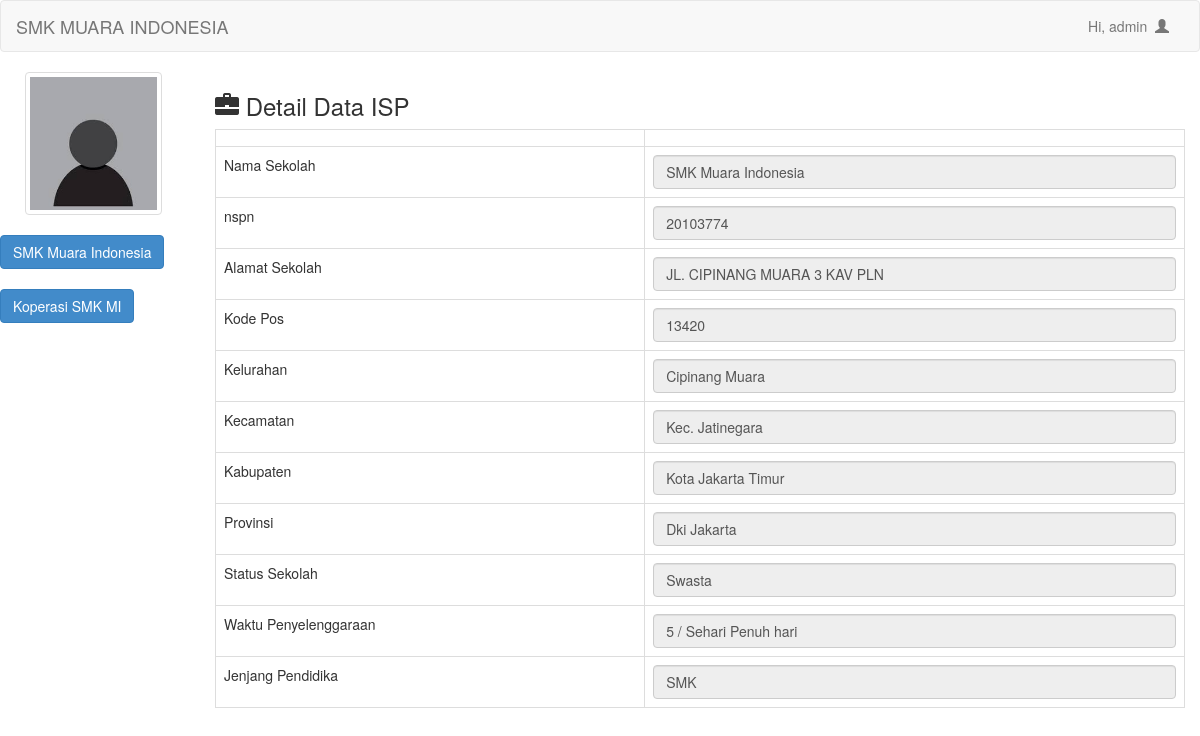
The page /base/admin/isp.php (signed in) on the database its author committed.
### tables this page shows
CREATE TABLE `r_admin` (
  `id` int(11) NOT NULL,
  `username` text NOT NULL,
  `password` text NOT NULL,
  `nama` text NOT NULL
);

CREATE TABLE `db_isp` (
  `id` int(11) NOT NULL,
  `namasekolah` text NOT NULL,
  `nspn` text NOT NULL,
  `alamat` text NOT NULL,
  `kode_pos` text NOT NULL,
  `kelurahan` text NOT NULL,
  `kecamatan` text NOT NULL,
  `kabupaten` text NOT NULL,
  `provinsi` text NOT NULL,
  `status_sekolah` text NOT NULL,
  `waktu_penyelenggaraan` text NOT NULL,
  `jenjang_pendidikan` text NOT NULL
);

### base/admin/isp.php (the view)
<?php
include "koneksi.php";
include "header.php";
?>
<h3><span class="glyphicon glyphicon-briefcase"></span>  Detail Data ISP</h3>
<?php
    $sId = mysqli_query($conn, "SELECT * FROM db_isp");
    while($db = mysqli_fetch_array($sId)){
        ?>
        <table class="table table-hover table-bordered">
            <tr>
                <td></td>
                <td><input type="hidden" class="form-control" value="<?php echo $db['id'];?>" readonly></td>
            </tr>
            <tr>
                <td>Nama Sekolah</td>
                <td><input type="text" class="form-control" value="<?php echo $db['namasekolah'];?>" readonly></td>
            </tr>
            <tr>
                <td>nspn</td>
                <td><input type="text" class="form-control" value="<?php echo $db['nspn'];?>" readonly></td>
            </tr>
            <tr>
                <td>Alamat Sekolah</td>
                <td><input type="text" class="form-control" value="<?php echo $db['alamat'];?>" readonly></td>
            </tr>
            <tr>
                <td>Kode Pos</td>
                <td><input type="text" class="form-control" value="<?php echo $db['kode_pos'];?>" readonly></td>
            </tr>
            <tr>
                <td>Kelurahan</td>
                <td><input type="text" class="form-control" value="<?php echo $db['kelurahan'];?>" readonly></td>
            </tr>
            <tr>
                <td>Kecamatan</td>
                <td><input type="text" class="form-control" value="<?php echo $db['kecamatan'];?>" readonly></td>
            </tr>
            <tr>
                <td>Kabupaten</td>
                <td><input type="text" class="form-control" value="<?php echo $db['kabupaten'];?>" readonly></td>
            </tr>
            <tr>
                <td>Provinsi</td>
                <td><input type="text" class="form-control" value="<?php echo $db['provinsi'];?>" readonly></td>
            </tr>
            <tr>
                <td>Status Sekolah</td>
                <td><input type="text" class="form-control" value="<?php echo $db['status_sekolah'];?>" readonly></td>
            </tr>
            <tr>
                <td>Waktu Penyelenggaraan</td>
                <td><input type="text" class="form-control" value="<?php echo $db['waktu_penyelenggaraan'];?>" readonly></td>
            </tr>
            <tr>
                <td>Jenjang Pendidika</td>
                <td><input type="text" class="form-control" value="<?php echo $db['jenjang_pendidikan'];?>" readonly></td>
            </tr>
        </table>
    <?php
}
?>
<?php
include "footer.php";
?>

### base/admin/header.php (shortened to what this page needs)
<!DOCTYPE html>
<html lang="en">
<head>
    <?php
    include "koneksi.php";
    ?>
    <link rel="stylesheet" href="../../assets/css/bootstrap.css" type="text/css">
    <link rel="stylesheet" href="../../assets/js/jquery-ui/jquery-ui.css" type="text/css">
</head>
    <body>
        <div id="layoutAuthentication">
            <div id="layoutAuthentication_content">
                <main>
                    <div class="navbar navbar-default">
                        <div class="container-fluid">
                            <div class="navbar-header">
                                <a href="https://www.smkmuaraindonesia.sch.id/" class="navbar-brand" target="_blank">SMK MUARA INDONESIA</a>
                            </div>
                            <div class="collapse navbar-collapse">
                                <ul class="nav navbar-nav navbar-right">
                                    <li><a href="#" class="dropdown-toggle" data-toggle="dropdown" role="button">Hi,
                                        <?php
                                        $query = mysqli_query($conn, "SELECT * FROM r_admin");
                                        if($dn = mysqli_fetch_array($query)){
                                            echo $_SESSION['nama'] = $dn['nama'];
                                    }?>&nbsp&nbsp<span class="glyphicon glyphicon-user"></span></a></li>
                                </ul>
                            </div>
                        </div>
                    </div>
                    <div class="col-md-2">
                        <div class="row">
                            <div class="col-xs-10" style="margin-left: 10px;">
					            <a class="thumbnail">
						        <img class="img-responsive" src="foto/profile.jpeg">
					        </a>
				         </div>
		                    <ul class="nav nav-pills nav-stacked">
                                    <button onclick="myFunctions()" class="dropbtns btn btn-primary">SMK Muara Indonesia</button>
                                <br><br>
                                    <button onclick="myFunctions2()" class="dropbtns btn btn-primary">Koperasi SMK MI</button>
		                    </ul>
                        </div>
                    </div>
                </main>
            </div>
        </div>
    <div class="col-md-10">

### base/admin/footer.php
</div>
</body>
</html>

### base/admin/stylesheet.php (style rules this page uses)
.dropbtns { background-color: #3498DB; color: white; padding: 10px; font-size: 16px; border: none; cursor: pointer; }

### rows shown on the page
r_admin: nama "admin"
db_isp: namasekolah "SMK Muara Indonesia", nspn "20103774", alamat "JL. CIPINANG MUARA 3 KAV PLN", kode_pos "13420", kelurahan "Cipinang Muara", kecamatan "Kec. Jatinegara", kabupaten "Kota Jakarta Timur", provinsi "Dki Jakarta", status_sekolah "Swasta", waktu_penyelenggaraan "5 / Sehari Penuh hari", jenjang_pendidikan "SMK"
